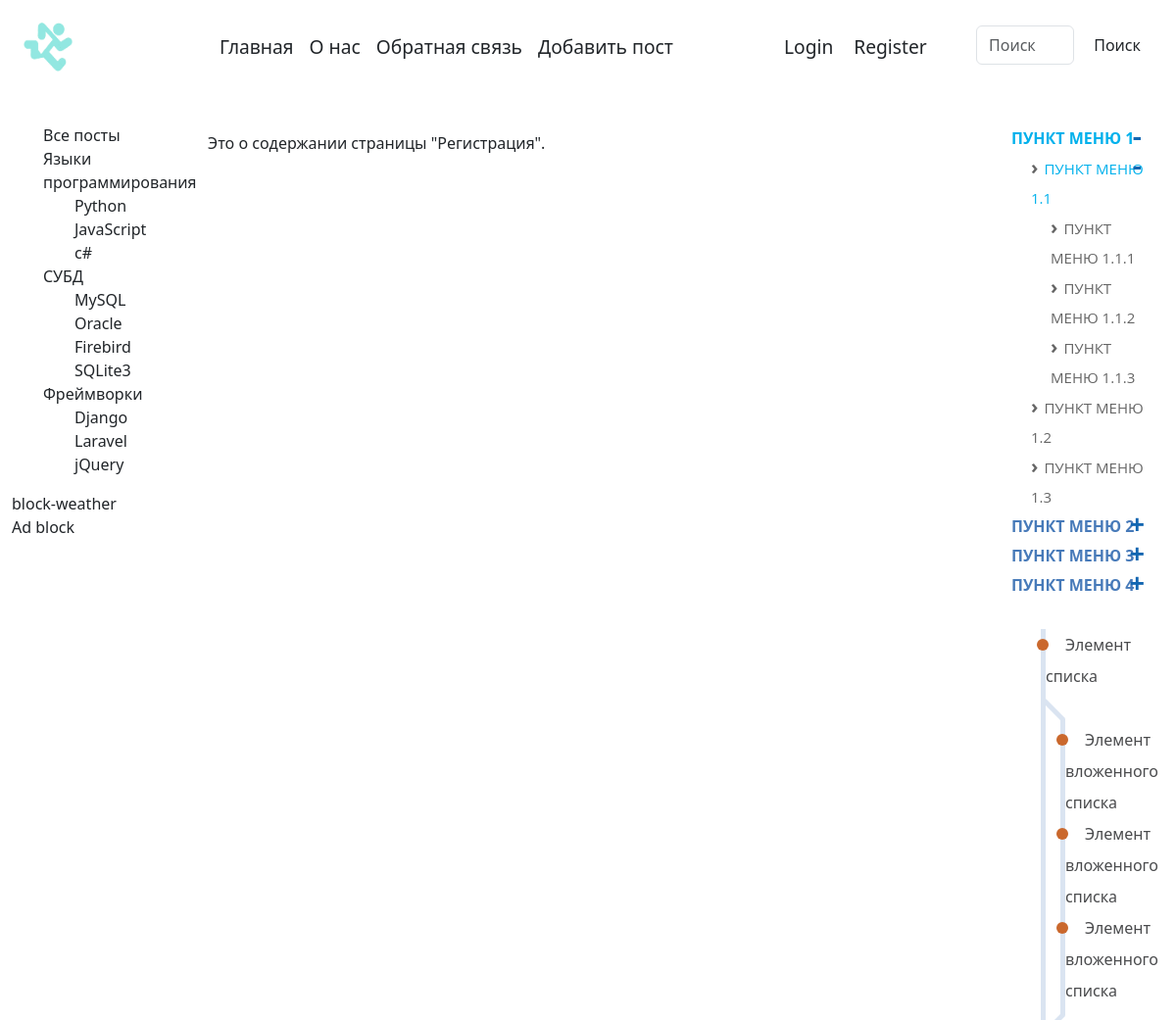
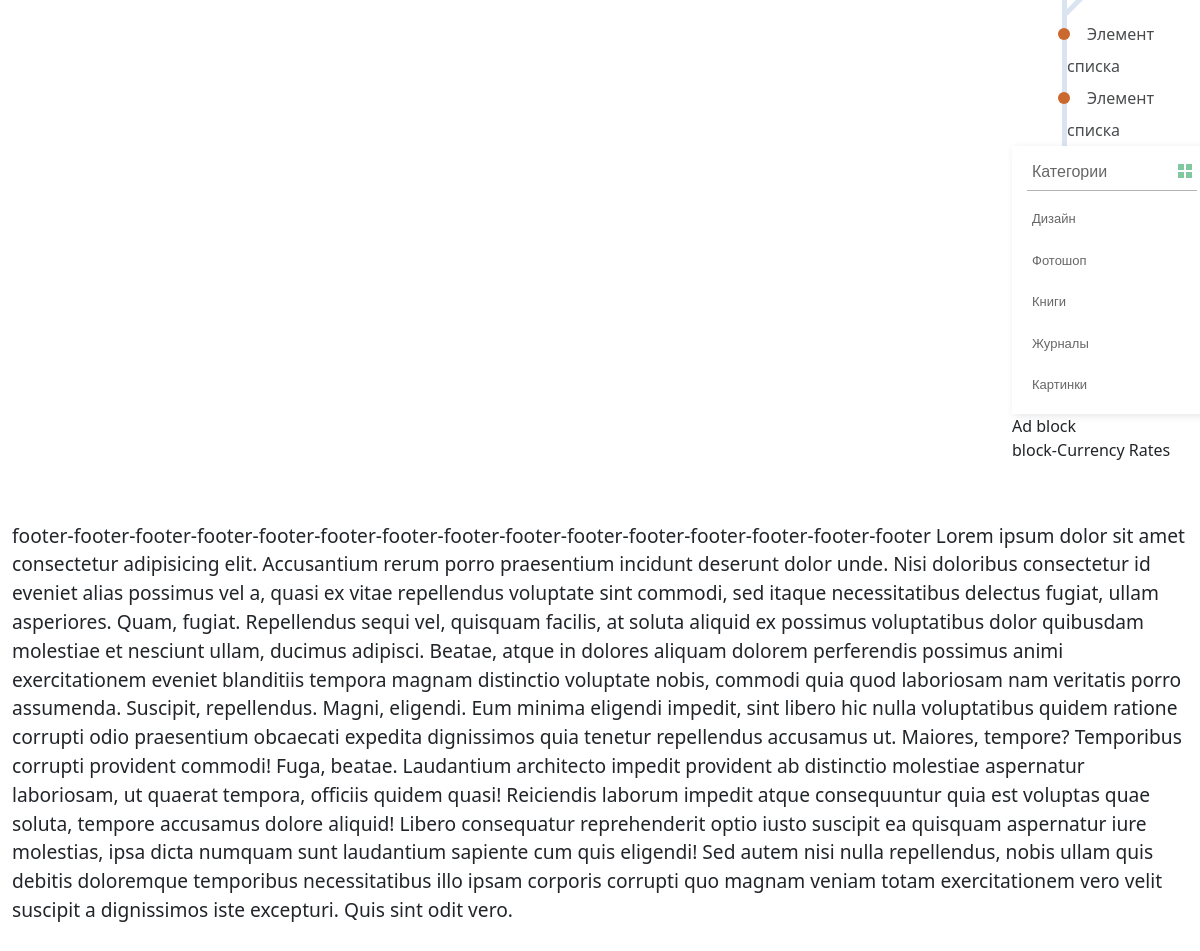
Screenshot of /register/ with the database file from the repository (2 pictures, top to bottom).
### blog/models.py (models this page shows, shortened)
class ModelCategories(models.Model):
    name = models.CharField(max_length=100, db_index=True, verbose_name="Категория")
    slug = models.SlugField(max_length=255, unique=True, db_index=True, verbose_name="URL")
    class Meta:
        verbose_name = 'Категория'
        verbose_name_plural = 'Категории'
        ordering = ['id']

class ModelSubcategories(models.Model):
    category = models.ForeignKey(ModelCategories, on_delete=models.CASCADE, related_name='subcategories', verbose_name="Категория")
    name = models.CharField(max_length=100, db_index=True, verbose_name="Подкатегория")
    slug = models.SlugField(max_length=255, unique=True, db_index=True, verbose_name="URL")
    class Meta:
        verbose_name = 'Подкатегория'
        verbose_name_plural = 'Подкатегории'
        ordering = ['id']

### blog/views.py (the view)
# urls.py: path('register/', views.register, name='register'),
def register(request):
    context = {
        'title': 'Регистрация',
        'page_content': 'Это о содержании страницы "Регистрация".',
    }
    return render(request, 'blog/register.html', context)

### blog/templatetags/blog_tags.py (called while the page is built)
@register.simple_tag()
def get_horizontal_menu():
    return menu

@register.simple_tag(name='menu_cat_subcat')
def get_vertical_menu_posts():
    categories = ModelCategories.objects.all()
    subcategories = ModelSubcategories.objects.all()
    cat_subcat_menu = {
        'categories': categories,
        'subcategories': subcategories,
    }
    return cat_subcat_menu

### blog/templates/blog/register.html (shortened to what this page needs)
{% extends 'blog/base.html' %}
{% block content %}
<p>{{page_content}}</p>
{% endblock %}

### blog/templates/blog/base.html (shortened to what this page needs)
<!DOCTYPE html>
<html lang="en">
  <head>
    {% load static %} {% load blog_tags %}
    <link rel="stylesheet" href="{% static 'blog/css/bootstrap.min.css' %}" />
    <link
      type="text/css"
      href="{% static 'admin/css/custom_admin.css' %}"
      rel="stylesheet"
    />
    <link
      type="text/css"
      href="{% static 'blog/css/styles.css' %}"
      rel="stylesheet"
    />
  </head>
  <body>
    <div class="container-fluid mx-auto align-self-center">
      <header>
        <nav class="navbar navbar-expand-lg navbar-light bg-transparent">
          <div class="container-fluid">
            <div class="col-sm-6 col-md-6 col-lg-2 d-flex align-items-center">
              <a class="navbar-brand" href="{% url 'home' %}">
                <img
                  src="{% static 'blog/img/logo.png' %}"
                  alt="Elvand"
                  width="50"
                  height="50"
                />
              </a>
            </div>
            <div
              class="col-sm-6 col-md-6 col-lg-6 d-flex align-items-center justify-content-end"
            >
              <div class="collapse navbar-collapse" id="navbarSupportedContent">
                {% get_horizontal_menu as horizontal_menu %}
                <ul class="navbar-nav me-auto mb-2 mb-lg-0">
                  {% for item in horizontal_menu %}
                  <li class="nav-item">
                    <a class="nav-link" href="{% url item.url_name %}"
                      >{{ item.title }}</a
                    >
                  </li>
                  {% endfor %}
                </ul>
              </div>
            </div>
            <div class="col-md-12 col-lg-4">
              <div class="row">
                <div class="col-sm-12 col-md-7 col-lg-6">
                  {% if user.is_authenticated %}
                  <ul class="navbar-nav flex-row justify-content-start">
                    <li class="nav-item">
                      <a
                        class="nav-link"
                        href="{% url 'user_profile' user.username %}"
                        >{{ user.username }}&nbsp;</a
                      >
                    </li>
                    <li class="nav-item">
                      <a class="nav-link" href="{% url 'logout' %}">Logout</a>
                    </li>
                  </ul>
                  {% else %}
                  <ul class="navbar-nav flex-row justify-content-start">
                    <li class="nav-item">
                      <a class="nav-link" href="{% url 'login' %}"
                        >Login&nbsp;</a
                      >
                    </li>
                    <li class="nav-item">
                      <a class="nav-link" href="{% url 'register' %}"
                        >Register</a
                      >
                    </li>
                  </ul>
                  {% endif %}
                </div>
                <div class="col-sm-12 col-md-5 col-lg-6">
                  <form class="d-flex me-auto" role="search">
                    <input
                      class="form-control me-2"
                      type="search"
                      placeholder="Поиск"
                      aria-label="Search"
                    />
                    <button class="btn btn-outline-success" type="submit">
                      Поиск
                    </button>
                  </form>
                </div>
              </div>
            </div>
          </div>
        </nav>
      </header>
      <section class="row gy-5">
        <div class="col-md-2 d-none d-md-block">
          <nav class="vert_nav">
            {% menu_cat_subcat as menu_cs %}
            <ul>
              <li>
                <a href="{% url 'home' %}">Все посты</a>
              </li>
              {% for category in menu_cs.categories %}
              <li>
                <a href="{% url 'home' category_slug=category.slug %}"
                  >{{ category.name }}</a
                >
                <ul>
                  {% for subcategory in category.subcategories.all %}
                  <li>
                    <a
                      href="{% url 'home' category_slug=category.slug subcategory_slug=subcategory.slug %}"
                    >
                      {{ subcategory.name}}
                    </a>
                  </li>
                  {% endfor %}
                </ul>
              </li>
              {% endfor %}
            </ul>
          </nav>
          <div class="block">block-weather</div>
          <div class="block">Ad block</div>
        </div>
        <div class="col-12 col-md-8">{% block content %} {% endblock %}</div>
        <div class="col-md-2 d-none d-md-block">
          <div class="vertmenu">
            <ul>
              <li>
                <a class="active" href="#">Пункт меню 1</a>
                <label class="chka" for="1"></label>
                <ul style="display: none">
                  <li>
                    <a class="active" href="#">Пункт меню 1.1</a>
                    <label class="chka" for="1.1"></label>
                    <ul style="display: none">
                      <li>
                        <a href="#">Пункт меню 1.1.1</a>
                      </li>
                      <li>
                        <a href="#">Пункт меню 1.1.2</a>
                      </li>
                      <li>
                        <a href="#">Пункт меню 1.1.3</a>
                      </li>
                    </ul>
                  </li>
                  <li>
                    <a href="#">Пункт меню 1.2</a>
                  </li>
                  <li>
                    <a href="#">Пункт меню 1.3</a>
                  </li>
                </ul>
              </li>
              <li>
                <a href="#">Пункт меню 2</a>
                <label class="chka" for="2"></label>
              </li>
              <li>
                <a href="#">Пункт меню 3</a>
                <label class="chka" for="3"></label>
              </li>
              <li>
                <a href="#">Пункт меню 4</a>
                <label class="chka" for="4"></label>
              </li>
            </ul>
          </div>
          <div>
            <ul class="metro">
              <li>
                <a href="">Элемент списка</a>
                <ul>
                  <li><a href="">Элемент вложенного списка</a></li>
                  <li><a href="">Элемент вложенного списка</a></li>
                  <li><a href="">Элемент вложенного списка</a></li>
                </ul>
              </li>
              <li><a href="">Элемент списка</a></li>
              <li><a href="">Элемент списка</a></li>
            </ul>
          </div>
          <div class="category-wrap">
            <h3>Категории</h3>
            <ul>
              <li><a href="">Дизайн</a></li>
              <li><a href="">Фотошоп</a></li>
              <li><a href="">Книги</a></li>
              <li><a href="">Журналы</a></li>
              <li><a href="">Картинки</a></li>
            </ul>
          </div>
          <div class="block">Ad block</div>
          <div class="block">block-Currency Rates</div>
        </div>
      </section>
      <footer id="footer">
        footer-footer-footer-footer-footer-footer-footer-footer-footer-footer-footer-footer-footer-footer-footer
        Lorem ipsum dolor sit amet consectetur adipisicing elit. Accusantium
        rerum porro praesentium incidunt deserunt dolor unde. Nisi doloribus
        consectetur id eveniet alias possimus vel a, quasi ex vitae repellendus
        voluptate sint commodi, sed itaque necessitatibus delectus fugiat, ullam
        asperiores. Quam, fugiat. Repellendus sequi vel, quisquam facilis, at
        soluta aliquid ex possimus voluptatibus dolor quibusdam molestiae et
        nesciunt ullam, ducimus adipisci. Beatae, atque in dolores aliquam
        dolorem perferendis possimus animi exercitationem eveniet blanditiis
        tempora magnam distinctio voluptate nobis, commodi quia quod laboriosam
        nam veritatis porro assumenda. Suscipit, repellendus. Magni, eligendi.
        Eum minima eligendi impedit, sint libero hic nulla voluptatibus quidem
        ratione corrupti odio praesentium obcaecati expedita dignissimos quia
        tenetur repellendus accusamus ut. Maiores, tempore? Temporibus corrupti
        provident commodi! Fuga, beatae. Laudantium architecto impedit provident
        ab distinctio molestiae aspernatur laboriosam, ut quaerat tempora,
        officiis quidem quasi! Reiciendis laborum impedit atque consequuntur
        quia est voluptas quae soluta, tempore accusamus dolore aliquid! Libero
        consequatur reprehenderit optio iusto suscipit ea quisquam aspernatur
        iure molestias, ipsa dicta numquam sunt laudantium sapiente cum quis
        eligendi! Sed autem nisi nulla repellendus, nobis ullam quis debitis
        doloremque temporibus necessitatibus illo ipsam corporis corrupti quo
        magnam veniam totam exercitationem vero velit suscipit a dignissimos
        iste excepturi. Quis sint odit vero.
      </footer>
    </div>
  </body>
</html>

### blog/static/blog/css/styles.css (style rules this page uses)
.btn { border: 1px solid var(--colorB24); padding: 8px 12px; cursor: pointer; border-radius: 7px; font-size: 16px; text-align: center; text-decoration: none; display: inline-block; transition: background-color 0.3s, color 0.3s; background-color: var(--color13); color: var(--colorB15); }
header { padding: 10px 0; }
footer, section { padding: 30px 0; }
header, footer { font-size: 120%; color: var(--color15); background: url(../img/pattern.png), var(--colorA23); background: url(../img/pattern.png), -moz-linear-gradient(left, var(--colorA23) 0%, var(--color13) 100%); background: url(../img/pattern.png), -webkit-linear-gradient(left, var(--colorA23) 0%, var(--color13) 100%); background: url(../img/pattern.png), linear-gradient(to right, var(--colorA23) 0%, var(--color13) 100%); filter: progid:DXImageTransform.Microsoft.gradient(startColorstr=var(--colorA23), endColorstr=var(--color13), GradientType=1); background-size: contain; }
.navbar a { color: var(--color14); text-decoration: none; }
.vert_nav a { color: var(--color21); text-decoration: none; }
.vert_nav li { list-style-type: none; }
.form-control, .form-select, .form-textarea { width: 100%; }
.metro { list-style: none; padding: 0; margin: 30px 0 0 50px; border-left: 5px solid #DAE4F1; }
.metro li { line-height: 2em; }
.metro ul { margin: 20px 0 20px 15px; padding: 0; border: none; list-style: none; }
.metro ul:before, .metro ul:after { content: ""; width: 5px; height: 28px; background: #DAE4F1; position: relative; display: block; left: -9px; }
.metro ul:before { transform: rotate(-45deg); margin-top: -15px; }
.metro ul:after { transform: rotate(45deg); bottom: -20px; }
.metro ul li { border-left: 5px solid #DAE4F1; }
.metro ul li:first-child { margin-top: -5px; padding-top: 5px; }
.metro ul li:last-child { padding-bottom: 9px; margin-bottom: -25px; }
.metro a { text-decoration: none; display: block; font-family: 'Noto Sans', sans-serif; color: #4A4B4D; }
.metro a:before { content: ""; display: inline-block; background: #CA682D; width: 12px; height: 12px; left: -9px; position: relative; border-radius: 50%; margin-right: .5em; }
.category-wrap { padding: 15px; background: white; width: 200px; box-shadow: 2px 2px 8px rgba(0,0,0,.1); font-family: "Helvetica Neue", Helvetica, Arial, sans-serif; }
.category-wrap h3 { font-size: 16px; color: rgba(0,0,0,.6); margin: 0 0 10px; padding: 0 5px; position: relative; }
.category-wrap h3:after { content: ""; width: 6px; height: 6px; background: #80C8A0; position: absolute; right: 5px; bottom: 2px; box-shadow: -8px -8px #80C8A0, 0 -8px #80C8A0, -8px 0 #80C8A0; }
.category-wrap ul { list-style: none; margin: 0; padding: 0; border-top: 1px solid rgba(0,0,0,.3); }
.category-wrap li { margin: 12px 0 0 0px; }
.category-wrap a { text-decoration: none; display: block; font-size: 13px; color: rgba(0,0,0,.6); padding: 5px; position: relative; transition: .3s linear; }
.category-wrap a:after { content:"\f18e"; font-family: FontAwesome; position: absolute; right: 5px; color: white; transition: .2s linear; }
.vertmenu { margin: 0 20px; font-family: 'Open Sans', sans-serif; }
.vertmenu ul { list-style: none; margin: 0; padding: 0; }
.vertmenu ul li { position: relative; margin: 0; line-height: 30px; text-transform: uppercase; }
.vertmenu ul li li { padding-left:20px; }
.vertmenu .subCat, .chka { top: 0; right: 0px; position: absolute; cursor: pointer; }
.vertmenu .subCat.plus, .chka:before, .vertmenu .subCat.minus, .subCat:checked + .chka:before { content: '+'; font-size: 26px; color: #1266B1; font-weight: bold; font-family: Courier; }
.vertmenu .subCat.minus, .subCat:checked + .chka:before { content: '-'; }
.vertmenu a { color: #477AB9; font-size: 16px; font-weight:bold; text-decoration:none; }
.vertmenu ul li li a { color: #666; font-size: 15px; font-weight:normal; text-decoration:none; }
.vertmenu a.active { color: #00B1EC; }
.vertmenu > ul > li ul { display: none; }
.vertmenu > ul > li .subCat:checked ~ ul { display: block !important; }
.vertmenu ul li li a:before { content: '\203A'; font-size: 20px; padding-right: 6px; color: #666; font-weight: bold; }

### rows the page displays
ModelCategories: name "Языки программирования"
ModelSubcategories: name "Python"
ModelSubcategories: name "JavaScript"
ModelSubcategories: name "c#"
ModelCategories: name "СУБД"
ModelSubcategories: name "MySQL"
ModelSubcategories: name "Oracle"
ModelSubcategories: name "Firebird"
ModelSubcategories: name "SQLite3"
ModelCategories: name "Фреймворки"
ModelSubcategories: name "Django"
ModelSubcategories: name "Laravel"
ModelSubcategories: name "jQuery"

### other values shown
{{ item.title }} "Главная" "О нас" "Обратная связь" "Добавить пост"
{{ page_content }} "Это о содержании страницы \"Регистрация\"."
